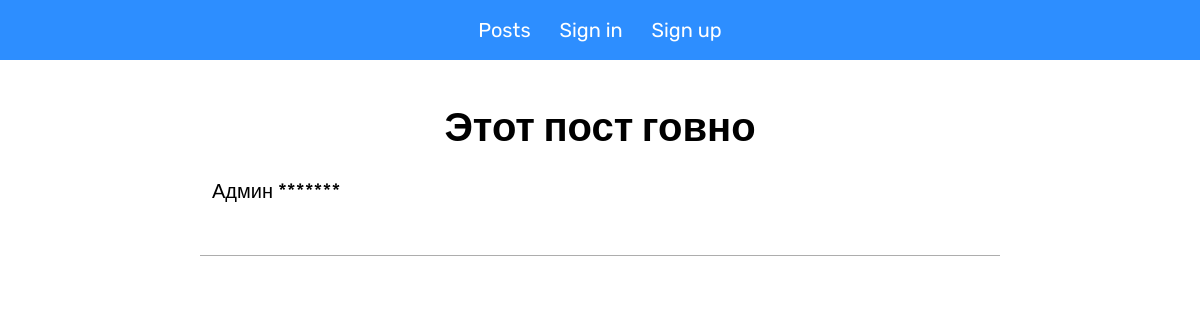
The app's page /, older data.
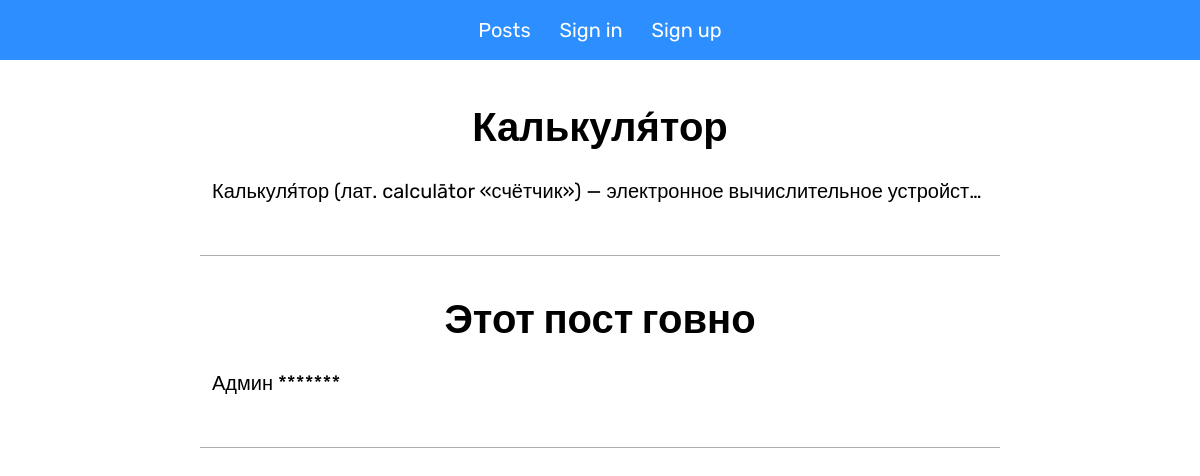
The same page, newer data.
### postsfeed/apps/posts/models.py (models this page shows, shortened)
class Post(models.Model):
    title = models.CharField('title', max_length = 50)
    content = models.TextField('content')
    publication_date = models.DateTimeField('publication_date', auto_now = True)
    class Meta:
        verbose_name = 'Post'
        verbose_name_plural = 'Posts'

### postsfeed/apps/posts/views.py (the view)
# urls.py: path('', views.posts, name = 'posts'),
def posts(request):
    sortedPostsByPublicationDate = Post.objects.order_by('-publication_date')
    return render(
        request,
        'posts/potsList.html',
        {
            'sortedPostsByPublicationDate': sortedPostsByPublicationDate
        }
    )

### postsfeed/templates/posts/potsList.html (shortened to what this page needs)
{% extends 'base.html' %}
{% load crispy_forms_tags %}
{% block content %}
<div style="margin: 20px 40px;">
  <div class="posts-container">
    {% if sortedPostsByPublicationDate %}
      {% for post in sortedPostsByPublicationDate %}
        <a class="post-link-container" href="{% url 'posts:specifiedPost' post.id %}">
          <div class="post">
            <div class="post__title">{{ post.title }}</div>
            <p class="post__content">{{ post.content }}</p>
          </div>
        </a>
        <div class="post-limiter"></div>
      {% endfor %}
    {% else %}
      <div>No posts published! 😔</div>
    {% endif %}
  </div>
</div>
{% endblock %}

Row changes from the older to the newer data that the page shows:
added Post: title "Калькуля́тор", content "Калькуля́тор (лат. calculātor «счётчик») — электронное вычислительное устройст…"
